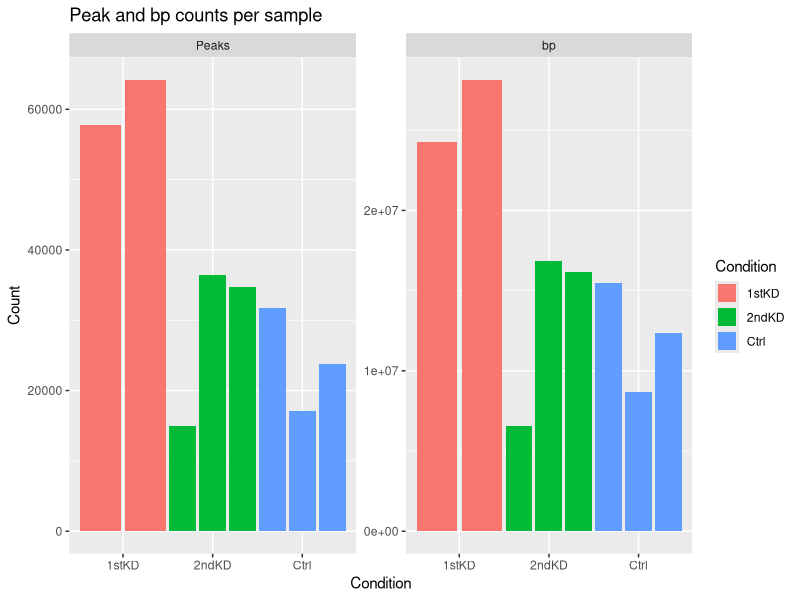

The R script that drew this image:
# ==============================================================================
# Environment
# ==============================================================================
suppressMessages(library("data.table"))
suppressMessages(library("ggplot2"))

# ==============================================================================
# Functions
# ==============================================================================
meandif <- function(x,y) mean(x) - mean(y)
# function for performing permutations
perm2samp <- function(
        x, # vector from group 1
        y, # vector from group 2
        myfun = meandif, # function of group data
        alternative = c("two.sided", "less", "greater") # x ALT y
    ){
    theta.hat = myfun(x,y)
    m = length(x)
    n = length(y)
    N = m + n
    z = c(x,y)
    # matrix of all possible group assignments
    gmat = expand.grid(replicate(N, 1:2, simplify = FALSE))
    # remove first and last rows (all elements belong to a single group)
    gmat = gmat[c(-1, -(2^N)), ]
    nsamp = nrow(gmat)
    theta.mc = apply(
        gmat,
        1,
        function(g,z){
            meandif(z[g == 1], z[g != 1])
        },
        z = z
    )
    if(alternative[1] == "less") {
        perm = sum(theta.mc <= theta.hat) / nsamp
    } else if(alternative[1] == "greater") {
        perm = sum(theta.mc >= theta.hat) / nsamp
    } else {
        perm = sum(abs(theta.mc) >= abs(theta.hat)) / nsamp
    }
    return(list(
        theta.hat = theta.hat,
        theta.mc = theta.mc,
        p = perm
    ))
}

# ==============================================================================
# Data
# ==============================================================================
peaks = fread("num-peaks-bp.tsv")

# ==============================================================================
# Analysis
# ==============================================================================
# hypothesis test placeholder
test_results = data.table(
    X = rep(c("Ctrl", "1stKD"), c(4, 2)),
    Y = c("1stKD", "2ndKD", "1stKD", "2ndKD", "2ndKD", "2ndKD"),
    Data = c("bp", "bp", "Peaks", "Peaks", "bp", "Peaks"),
    Hypothesis = rep(c("X >= Y", "X = Y"), c(4, 2)),
    Alternative = rep(c("less", "two.sided"), c(4, 2)),
    p = 1,
    FDR = 1
)

# testing for differences in bp accessibility
cat("Permutation tests\n")
for (i in 1:test_results[, .N]) {
    x = test_results[i, X]
    y = test_results[i, Y]
    dtype = test_results[i, Data]
    alt = test_results[i, Alternative]
    cat(x, y, dtype, alt, "\n")
    res = perm2samp(
        peaks[Condition == x, get(dtype)],
        peaks[Condition == y, get(dtype)],
        alternative = alt
    )
    test_results[i, p := res$p]
}
cat("Done\n")

# multiple test correction based on data used
test_results[Data == "bp", FDR := p.adjust(p, "fdr")]
test_results[Data == "Peak", FDR := p.adjust(p, "fdr")]
fwrite(
    test_results,
    "global-tests.tsv",
    col.names = TRUE,
    sep = "\t"
)

# melt for facetted plotting
peaks_melted = melt(
    peaks,
    id.vars = c("Condition", "Replicate"),
    measure.vars = c("Peaks", "bp"),
    variable.name = "dtype",
    value.name = "Count"
)

# ==============================================================================
# Plots
# ==============================================================================
gg <- (
    ggplot(peaks_melted)
    + geom_col(
        aes(
            x = Condition,
            y = Count,
            fill = Condition,
            group = Replicate
        ),
        size = 2,
        position = position_dodge(width = 1.0)
    )
    + labs(title = "Peak and bp counts per sample")
    + facet_wrap(~ dtype, scale = "free_y")
)
ggsave(
    "peaks-bp.png",
    height = 12,
    width = 20,
    units = "cm"
)
